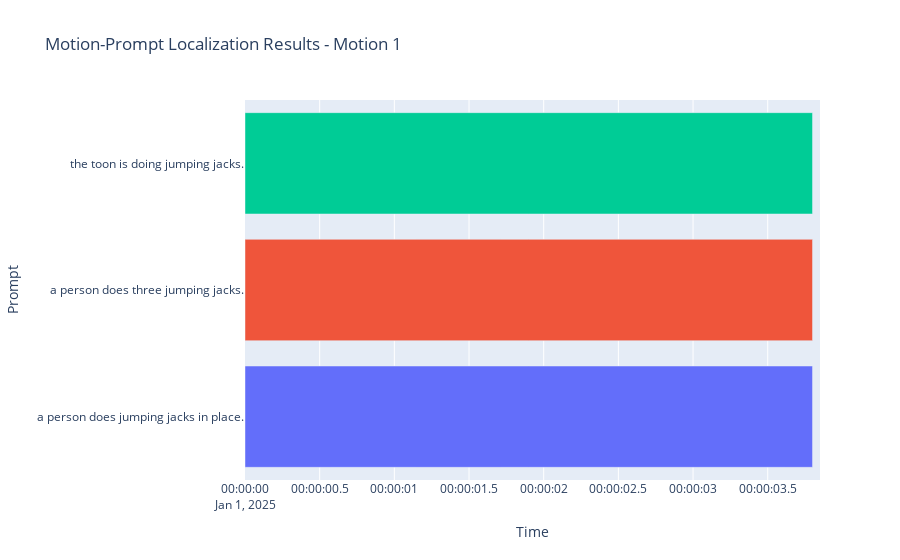

Notebook cell for this chart:
### Code cell


### Figure 1 — Plotly figure (JSON) as saved in the notebook; plotly's stock layout.template omitted (floating-point values rounded to 4 significant figures)
{"data": [{"base": ["2025-01-01T00:00:00.000000000"], "customdata": [["1.00", 0, 76]], "hovertemplate": "prompt=%{y}<br>start_timestamp=%{base}<br>end_timestamp=%{x}<br>score=%{customdata[0]}<br>start=%{customdata[1]}<br>finish=%{customdata[2]}<extra></extra>", "legendgroup": "a person does jumping jacks in place.", "marker": {"color": "#636efa", "pattern": {"shape": ""}}, "name": "a person does jumping jacks in place.", "orientation": "h", "showlegend": true, "textposition": "auto", "type": "bar", "x": [3800], "xaxis": "x", "y": ["a person does jumping jacks in place."], "yaxis": "y"}, {"base": ["2025-01-01T00:00:00.000000000"], "customdata": [["1.00", 0, 76]], "hovertemplate": "prompt=%{y}<br>start_timestamp=%{base}<br>end_timestamp=%{x}<br>score=%{customdata[0]}<br>start=%{customdata[1]}<br>finish=%{customdata[2]}<extra></extra>", "legendgroup": "a person does three jumping jacks.", "marker": {"color": "#EF553B", "pattern": {"shape": ""}}, "name": "a person does three jumping jacks.", "orientation": "h", "showlegend": true, "textposition": "auto", "type": "bar", "x": [3800], "xaxis": "x", "y": ["a person does three jumping jacks."], "yaxis": "y"}, {"base": ["2025-01-01T00:00:00.000000000"], "customdata": [["1.00", 0, 76]], "hovertemplate": "prompt=%{y}<br>start_timestamp=%{base}<br>end_timestamp=%{x}<br>score=%{customdata[0]}<br>start=%{customdata[1]}<br>finish=%{customdata[2]}<extra></extra>", "legendgroup": "the toon is doing jumping jacks.", "marker": {"color": "#00cc96", "pattern": {"shape": ""}}, "name": "the toon is doing jumping jacks.", "orientation": "h", "showlegend": true, "textposition": "auto", "type": "bar", "x": [3800], "xaxis": "x", "y": ["the toon is doing jumping jacks."], "yaxis": "y"}], "layout": {"barmode": "overlay", "legend": {"title": {"text": "prompt"}, "tracegroupgap": 0}, "showlegend": false, "title": {"text": "Motion-Prompt Localization Results - Motion 1"}, "xaxis": {"anchor": "y", "domain": [0, 1], "range": ["2025-01-01T00:00:00", "2025-01-01T00:00:03.850000"], "title": {"text": "Time"}, "type": "date"}, "yaxis": {"anchor": "x", "autorange": "reversed", "categoryarray": ["the toon is doing jumping jacks.", "a person does three jumping jacks.", "a person does jumping jacks in place."], "categoryorder": "array", "domain": [0, 1], "title": {"text": "Prompt"}}}}
